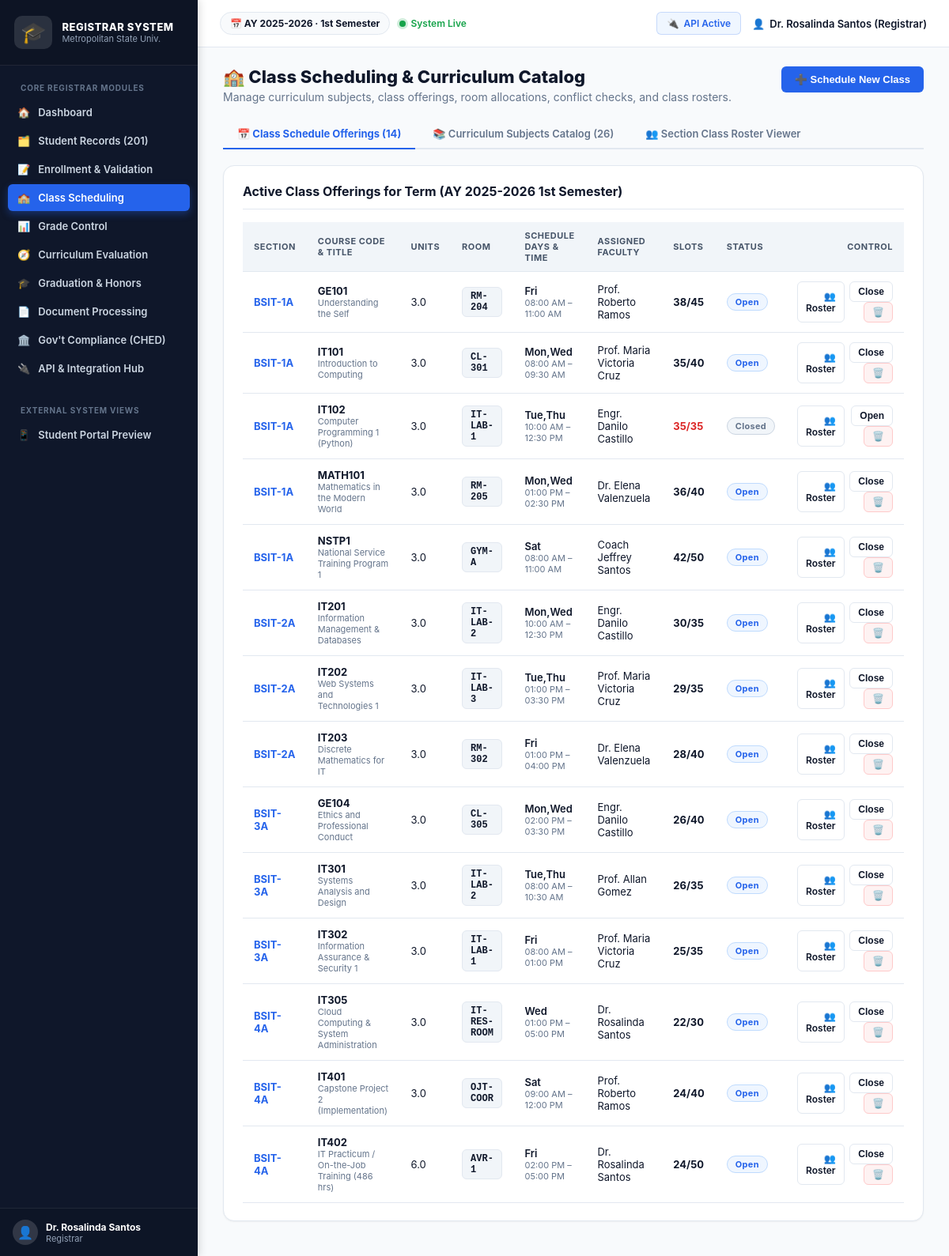
The page /class_scheduling.php on the database its author committed.
### tables this page shows
CREATE TABLE `settings` (
  `key` varchar(50) NOT NULL,
  `value` text NOT NULL,
  `description` varchar(255) DEFAULT NULL,
  PRIMARY KEY (`key`)
);

CREATE TABLE `class_offerings` (
  `id` int(11) NOT NULL AUTO_INCREMENT,
  `subject_id` int(11) NOT NULL,
  `section_code` varchar(50) NOT NULL,
  `school_year` varchar(20) NOT NULL,
  `semester` varchar(20) NOT NULL,
  `room` varchar(50) NOT NULL,
  `days_of_week` varchar(50) NOT NULL,
  `start_time` time NOT NULL,
  `end_time` time NOT NULL,
  `instructor_name` varchar(100) NOT NULL DEFAULT 'Prof. TBD',
  `capacity` int(11) NOT NULL DEFAULT 40,
  `slots_taken` int(11) NOT NULL DEFAULT 0,
  `status` enum('open','closed','cancelled') NOT NULL DEFAULT 'open',
  PRIMARY KEY (`id`),
  KEY `subject_id` (`subject_id`),
  CONSTRAINT `class_offerings_ibfk_1` FOREIGN KEY (`subject_id`) REFERENCES `subjects` (`id`) ON DELETE CASCADE
);

CREATE TABLE `subjects` (
  `id` int(11) NOT NULL AUTO_INCREMENT,
  `subject_code` varchar(30) NOT NULL,
  `subject_name` varchar(150) NOT NULL,
  `units` decimal(3,1) NOT NULL DEFAULT 3.0,
  `lec_hours` int(11) NOT NULL DEFAULT 3,
  `lab_hours` int(11) NOT NULL DEFAULT 0,
  `prerequisite_subject_id` int(11) DEFAULT NULL,
  `curriculum_program` varchar(100) NOT NULL DEFAULT 'BSIT',
  `year_level` varchar(20) NOT NULL DEFAULT '1st Year',
  `semester` varchar(20) NOT NULL DEFAULT '1st Semester',
  PRIMARY KEY (`id`),
  UNIQUE KEY `subject_code` (`subject_code`),
  KEY `prerequisite_subject_id` (`prerequisite_subject_id`),
  CONSTRAINT `subjects_ibfk_1` FOREIGN KEY (`prerequisite_subject_id`) REFERENCES `subjects` (`id`) ON DELETE SET NULL
);

### class_scheduling.php (the view, shortened to what this page needs)
<?php
require 'config.php';
$currentSchoolYear = get_setting($pdo, 'current_school_year', '2025-2026');
$currentSemester   = get_setting($pdo, 'current_semester', '1st Semester');
$tab = $_GET['tab'] ?? 'offerings';
$subjectsList = $pdo->query("SELECT s.*, p.subject_code as prereq_code FROM subjects s LEFT JOIN subjects p ON p.id = s.prerequisite_subject_id ORDER BY s.subject_code ASC")->fetchAll();
$offeringsList = $pdo->query(
    "SELECT co.*, s.subject_code, s.subject_name, s.units
     FROM class_offerings co
     JOIN subjects s ON s.id = co.subject_id
     ORDER BY co.section_code ASC, s.subject_code ASC"
)->fetchAll();
?>
<!doctype html>
<html lang="en">
<head>
  <link rel="stylesheet" href="dashboard.css">
</head>
<body class="dashboard-body">
  <div class="dash-main">
    <div class="dash-content">
      <div class="dash-heading-row">
        <div>
          <h1 class="dash-heading">🏫 Class Scheduling &amp; Curriculum Catalog</h1>
          <p class="dash-subheading">Manage curriculum subjects, class offerings, room allocations, conflict checks, and class rosters.</p>
        </div>
        <div>
          <?php if ($tab === 'offerings'): ?>
            <button class="btn btn-primary" onclick="document.getElementById('addOfferingModal').style.display='block'">➕ Schedule New Class</button>
          <?php elseif ($tab === 'subjects'): ?>
            <button class="btn btn-primary" onclick="document.getElementById('addSubjectModal').style.display='block'">➕ Add Course Subject</button>
          <?php endif; ?>
        </div>
      </div>
      <div class="tab-nav">
        <a href="class_scheduling.php?tab=offerings" class="tab-link <?php echo $tab === 'offerings' ? 'active' : ''; ?>">
          <span>📅 Class Schedule Offerings (<?php echo count($offeringsList); ?>)</span>
        </a>
        <a href="class_scheduling.php?tab=subjects" class="tab-link <?php echo $tab === 'subjects' ? 'active' : ''; ?>">
          <span>📚 Curriculum Subjects Catalog (<?php echo count($subjectsList); ?>)</span>
        </a>
        <a href="class_scheduling.php?tab=roster" class="tab-link <?php echo $tab === 'roster' ? 'active' : ''; ?>">
          <span>👥 Section Class Roster Viewer</span>
        </a>
      </div>
      <?php if ($tab === 'offerings'): ?>
        <div class="dash-panel">
          <div class="dash-panel-header">
            <h2>Active Class Offerings for Term (AY <?php echo htmlspecialchars($currentSchoolYear); ?> <?php echo htmlspecialchars($currentSemester); ?>)</h2>
          </div>
          <div class="table-responsive">
            <table class="table-simple">
              <thead>
                <tr>
                  <th>Section</th>
                  <th>Course Code &amp; Title</th>
                  <th>Units</th>
                  <th>Room</th>
                  <th>Schedule Days &amp; Time</th>
                  <th>Assigned Faculty</th>
                  <th>Slots</th>
                  <th>Status</th>
                  <th style="text-align:right;">Control</th>
                </tr>
              </thead>
              <tbody>
                <?php foreach ($offeringsList as $co):
                  $slotRatio = "{$co['slots_taken']}/{$co['capacity']}";
                  $isFull = ($co['slots_taken'] >= $co['capacity']);
                ?>
                <tr>
                  <td><strong style="color:var(--accent);"><?php echo htmlspecialchars($co['section_code']); ?></strong></td>
                  <td>
                    <strong><?php echo htmlspecialchars($co['subject_code']); ?></strong>
                    <div style="font-size:11px;color:#64748b;"><?php echo htmlspecialchars($co['subject_name']); ?></div>
                  </td>
                  <td><?php echo htmlspecialchars($co['units']); ?></td>
                  <td><span class="token-chip" style="font-weight:bold;"><?php echo htmlspecialchars($co['room']); ?></span></td>
                  <td>
                    <div style="font-weight:600;"><?php echo htmlspecialchars($co['days_of_week']); ?></div>
                    <div style="font-size:11px;color:#64748b;"><?php echo date('h:i A', strtotime($co['start_time'])); ?> – <?php echo date('h:i A', strtotime($co['end_time'])); ?></div>
                  </td>
                  <td><?php echo htmlspecialchars($co['instructor_name']); ?></td>
                  <td>
                    <span style="font-weight:700;color:<?php echo $isFull ? 'var(--danger)' : 'var(--text-main)'; ?>;">
                      <?php echo $slotRatio; ?>
                    </span>
                  </td>
                  <td><span class="badge badge-<?php echo strtolower($co['status']); ?>"><?php echo htmlspecialchars(ucfirst($co['status'])); ?></span></td>
                  <td style="text-align:right;">
                    <div style="display:inline-flex;gap:6px;">
                      <a href="class_scheduling.php?tab=roster&offering_id=<?php echo $co['id']; ?>" class="btn-small" title="View Students">👥 Roster</a>
                      <form method="post" style="display:inline;">
                        <button type="submit" name="action" value="toggle_offering" class="btn-small"><?php echo ($co['status'] === 'open') ? 'Close' : 'Open'; ?></button>
                        <button type="submit" name="action" value="delete_offering" class="btn-small danger" onclick="return confirm('Delete this class offering?')">🗑️</button>
                      </form>
                    </div>
                  </td>
                </tr>
                <?php endforeach; ?>
              </tbody>
            </table>
          </div>
        </div>
      <?php endif; ?>
    </div>
  </div>
</body>
</html>

### dashboard.css (style rules this page uses)
:root { --primary: #0f172a; --primary-light: #1e293b; --accent: #2563eb; --accent-hover: #1d4ed8; --accent-soft: #eff6ff; --text-main: #0f172a; --text-muted: #64748b; --text-light: #94a3b8; --bg-page: #f8fafc; --card-bg: #ffffff; --border-color: #e2e8f0; --border-focus: #3b82f6; --success: #16a34a; --success-soft: #f0fdf4; --warning: #d97706; --warning-soft: #fffbeb; --danger: #dc2626; --danger-soft: #fef2f2; --info: #0284c7; --info-soft: #f0f9ff; --purple: #7c3aed; --purple-soft: #f5f3ff; --radius-sm: 6px; --radius: 10px; --radius-lg: 14px; --shadow-sm: 0 1px 2px 0 rgba(0, 0, 0, 0.05); --shadow: 0 4px 6px -1px rgba(0, 0, 0, 0.07), 0 2px 4px -2px rgba(0, 0, 0, 0.05); --shadow-lg: 0 10px 15px -3px rgba(0, 0, 0, 0.08), 0 4px 6px -4px rgba(0, 0, 0, 0.04); }
* { box-sizing: border-box; }
body.dashboard-body { margin: 0; padding: 0; font-family: 'Inter', -apple-system, BlinkMacSystemFont, "Segoe UI", Roboto, Oxygen, Ubuntu, Cantarell, sans-serif; background: var(--bg-page); color: var(--text-main); min-height: 100vh; display: flex; }
.dash-main { margin-left: 250px; flex: 1; min-height: 100vh; display: flex; flex-direction: column; }
.dash-content { padding: 24px 32px; flex: 1; }
.dash-heading-row { display: flex; justify-content: space-between; align-items: flex-start; margin-bottom: 20px; }
.dash-heading { font-size: 22px; font-weight: 800; margin: 0 0 4px; color: var(--text-main); }
.dash-subheading { font-size: 14px; color: var(--text-muted); margin: 0; }
.dash-panel { background: var(--card-bg); border: 1px solid var(--border-color); border-radius: var(--radius-lg); padding: 22px 24px; margin-bottom: 20px; box-shadow: var(--shadow-sm); }
.dash-panel-header { display: flex; justify-content: space-between; align-items: center; margin-bottom: 16px; padding-bottom: 12px; border-bottom: 1px solid var(--border-color); }
.dash-panel h2 { font-size: 16px; font-weight: 700; margin: 0; color: var(--text-main); display: flex; align-items: center; gap: 8px; }
.tab-nav { display: flex; gap: 4px; border-bottom: 2px solid var(--border-color); margin-bottom: 20px; }
.tab-link { text-decoration: none; font-size: 13px; font-weight: 600; color: var(--text-muted); padding: 10px 18px; border-bottom: 2px solid transparent; margin-bottom: -2px; display: inline-flex; align-items: center; gap: 8px; transition: all 0.15s; }
.tab-link.active { color: var(--accent); border-bottom-color: var(--accent); font-weight: 700; }
.table-responsive { width: 100%; overflow-x: auto; }
.table-simple { width: 100%; border-collapse: collapse; font-size: 13px; text-align: left; }
.table-simple th { background: #f1f5f9; color: #475569; font-weight: 700; padding: 10px 14px; border-bottom: 1px solid var(--border-color); text-transform: uppercase; font-size: 11px; letter-spacing: 0.5px; }
.table-simple td { padding: 12px 14px; border-bottom: 1px solid var(--border-color); color: var(--text-main); vertical-align: middle; }
.badge { display: inline-block; padding: 3px 10px; border-radius: 12px; font-size: 11px; font-weight: 700; letter-spacing: 0.3px; text-transform: capitalize; }
.badge-graduated, .badge-honors, .badge-ready, .badge-open { background: var(--accent-soft); color: var(--accent); border: 1px solid #bfdbfe; }
.badge-on-leave, .badge-closed, .badge-locked { background: #f1f5f9; color: #64748b; border: 1px solid #cbd5e1; }
.btn { display: inline-flex; align-items: center; justify-content: center; gap: 6px; font-size: 13px; font-weight: 600; padding: 8px 16px; border-radius: var(--radius-sm); border: 1px solid transparent; cursor: pointer; text-decoration: none; transition: all 0.15s; }
.btn-primary { background: var(--accent); color: #ffffff; }
.btn-small { padding: 5px 10px; font-size: 12px; border-radius: var(--radius-sm); font-weight: 600; cursor: pointer; border: 1px solid var(--border-color); background: #ffffff; color: var(--text-main); text-decoration: none; display: inline-flex; align-items: center; gap: 4px; }
.btn-small.danger { background: var(--danger-soft); color: var(--danger); border-color: #fecaca; }
.token-chip { display: inline-flex; align-items: center; gap: 8px; background: #f1f5f9; border: 1px solid var(--border-color); padding: 4px 10px; border-radius: var(--radius-sm); font-family: monospace; font-size: 12px; color: #0f172a; }

### rows shown on the page
settings: value "2025-2026"
settings: value "1st Semester"
class_offerings: section_code "BSIT-1A", subject.subject_code "GE101", subject.subject_name "Understanding the Self", subject.units "3.0", room "RM-204", days_of_week "Fri", start_time "08:00 AM", end_time "11:00 AM", instructor_name "Prof. Roberto Ramos", slotRatio "38/45", status "Open", shows "Close"
class_offerings: section_code "BSIT-1A", subject.subject_code "IT101", subject.subject_name "Introduction to Computing", subject.units "3.0", room "CL-301", days_of_week "Mon,Wed", start_time "08:00 AM", end_time "09:30 AM", instructor_name "Prof. Maria Victoria Cruz", slotRatio "35/40", status "Open", shows "Close"
class_offerings: section_code "BSIT-1A", subject.subject_code "IT102", subject.subject_name "Computer Programming 1 (Python)", subject.units "3.0", room "IT-LAB-1", days_of_week "Tue,Thu", start_time "10:00 AM", end_time "12:30 PM", instructor_name "Engr. Danilo Castillo", slotRatio "35/35", status "Closed", shows "Open"
class_offerings: section_code "BSIT-1A", subject.subject_code "MATH101", subject.subject_name "Mathematics in the Modern World", subject.units "3.0", room "RM-205", days_of_week "Mon,Wed", start_time "01:00 PM", end_time "02:30 PM", instructor_name "Dr. Elena Valenzuela", slotRatio "36/40", status "Open", shows "Close"
class_offerings: section_code "BSIT-1A", subject.subject_code "NSTP1", subject.subject_name "National Service Training Program 1", subject.units "3.0", room "GYM-A", days_of_week "Sat", start_time "08:00 AM", end_time "11:00 AM", instructor_name "Coach Jeffrey Santos", slotRatio "42/50", status "Open", shows "Close"
class_offerings: section_code "BSIT-2A", subject.subject_code "IT201", subject.subject_name "Information Management & Databases", subject.units "3.0", room "IT-LAB-2", days_of_week "Mon,Wed", start_time "10:00 AM", end_time "12:30 PM", instructor_name "Engr. Danilo Castillo", slotRatio "30/35", status "Open", shows "Close"
class_offerings: section_code "BSIT-2A", subject.subject_code "IT202", subject.subject_name "Web Systems and Technologies 1", subject.units "3.0", room "IT-LAB-3", days_of_week "Tue,Thu", start_time "01:00 PM", end_time "03:30 PM", instructor_name "Prof. Maria Victoria Cruz", slotRatio "29/35", status "Open", shows "Close"
class_offerings: section_code "BSIT-2A", subject.subject_code "IT203", subject.subject_name "Discrete Mathematics for IT", subject.units "3.0", room "RM-302", days_of_week "Fri", start_time "01:00 PM", end_time "04:00 PM", instructor_name "Dr. Elena Valenzuela", slotRatio "28/40", status "Open", shows "Close"
class_offerings: section_code "BSIT-3A", subject.subject_code "GE104", subject.subject_name "Ethics and Professional Conduct", subject.units "3.0", room "CL-305", days_of_week "Mon,Wed", start_time "02:00 PM", end_time "03:30 PM", instructor_name "Engr. Danilo Castillo", slotRatio "26/40", status "Open", shows "Close"
class_offerings: section_code "BSIT-3A", subject.subject_code "IT301", subject.subject_name "Systems Analysis and Design", subject.units "3.0", room "IT-LAB-2", days_of_week "Tue,Thu", start_time "08:00 AM", end_time "10:30 AM", instructor_name "Prof. Allan Gomez", slotRatio "26/35", status "Open", shows "Close"
class_offerings: section_code "BSIT-3A", subject.subject_code "IT302", subject.subject_name "Information Assurance & Security 1", subject.units "3.0", room "IT-LAB-1", days_of_week "Fri", start_time "08:00 AM", end_time "01:00 PM", instructor_name "Prof. Maria Victoria Cruz", slotRatio "25/35", status "Open", shows "Close"
class_offerings: section_code "BSIT-4A", subject.subject_code "IT305", subject.subject_name "Cloud Computing & System Administration", subject.units "3.0", room "IT-RES-ROOM", days_of_week "Wed", start_time "01:00 PM", end_time "05:00 PM", instructor_name "Dr. Rosalinda Santos", slotRatio "22/30", status "Open", shows "Close"
class_offerings: section_code "BSIT-4A", subject.subject_code "IT401", subject.subject_name "Capstone Project 2 (Implementation)", subject.units "3.0", room "OJT-COOR", days_of_week "Sat", start_time "09:00 AM", end_time "12:00 PM", instructor_name "Prof. Roberto Ramos", slotRatio "24/40", status "Open", shows "Close"
class_offerings: section_code "BSIT-4A", subject.subject_code "IT402", subject.subject_name "IT Practicum / On-the-Job Training (486 hrs)", subject.units "6.0", room "AVR-1", days_of_week "Fri", start_time "02:00 PM", end_time "05:00 PM", instructor_name "Dr. Rosalinda Santos", slotRatio "24/50", status "Open", shows "Close"

### other values the page prints
$item['icon'] "🏠"
$item['label'] "Dashboard"
$item['icon'] "🗂️"
$item['label'] "Student Records (201)"
$item['icon'] "📝"
$item['label'] "Enrollment & Validation"
$item['icon'] "🏫"
$item['label'] "Class Scheduling"
$item['icon'] "📊"
$item['label'] "Grade Control"
$item['icon'] "🧭"
$item['label'] "Curriculum Evaluation"
$item['icon'] "🎓"
$item['label'] "Graduation & Honors"
$item['icon'] "📄"
